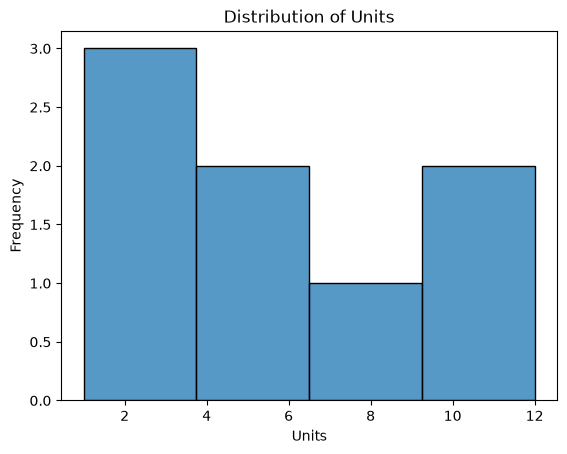

Recreate this plot in Python.
import pandas as pd
import seaborn as sns
import matplotlib.pyplot as plt

orders = pd.DataFrame({
    "units": [10, 5, 8, 2, 3, 6, 12, 1]
})

sns.histplot(data=orders, x="units")

plt.xlabel("Units")
plt.ylabel("Frequency")
plt.title("Distribution of Units")

plt.savefig("seaborn_hist_units.png", bbox_inches="tight")

print("Saved seaborn_hist_units.png")
